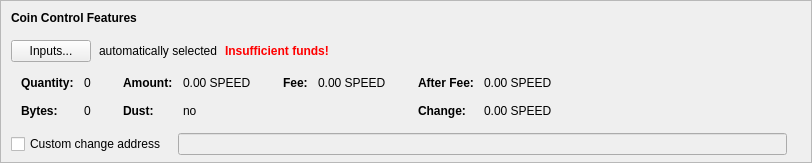
    <widget class="QFrame" name="frameCoinControl">
     <property name="sizePolicy">
      <sizepolicy hsizetype="Expanding" vsizetype="Expanding">
       <horstretch>0</horstretch>
       <verstretch>0</verstretch>
      </sizepolicy>
     </property>
     <property name="maximumSize">
      <size>
       <width>16777215</width>
       <height>16777215</height>
      </size>
     </property>
     <property name="frameShape">
      <enum>QFrame::StyledPanel</enum>
     </property>
     <property name="frameShadow">
      <enum>QFrame::Sunken</enum>
     </property>
     <layout class="QVBoxLayout" name="verticalLayoutCoinControl2">
      <property name="spacing">
       <number>0</number>
      </property>
      <property name="leftMargin">
       <number>0</number>
      </property>
      <property name="topMargin">
       <number>0</number>
      </property>
      <property name="rightMargin">
       <number>0</number>
      </property>
      <property name="bottomMargin">
       <number>6</number>
      </property>
      <item>
       <layout class="QVBoxLayout" name="verticalLayoutCoinControl" stretch="0,0,0,0,1">
        <property name="spacing">
         <number>0</number>
        </property>
        <property name="leftMargin">
         <number>10</number>
        </property>
        <property name="topMargin">
         <number>10</number>
        </property>
        <item>
         <layout class="QHBoxLayout" name="horizontalLayoutCoinControl1">
          <property name="bottomMargin">
           <number>15</number>
          </property>
          <item>
           <widget class="QLabel" name="labelCoinControlFeatures">
            <property name="sizePolicy">
             <sizepolicy hsizetype="Preferred" vsizetype="Maximum">
              <horstretch>0</horstretch>
              <verstretch>0</verstretch>
             </sizepolicy>
            </property>
            <property name="font">
             <font>
              <weight>75</weight>
              <bold>true</bold>
             </font>
            </property>
            <property name="styleSheet">
             <string notr="true">font-weight:bold;</string>
            </property>
            <property name="text">
             <string>Coin Control Features</string>
            </property>
           </widget>
          </item>
         </layout>
        </item>
        <item>
         <layout class="QHBoxLayout" name="horizontalLayoutCoinControl2" stretch="0,0,0,0">
          <property name="spacing">
           <number>8</number>
          </property>
          <property name="bottomMargin">
           <number>10</number>
          </property>
          <item>
           <widget class="QPushButton" name="pushButtonCoinControl">
            <property name="styleSheet">
             <string notr="true"/>
            </property>
            <property name="text">
             <string>Inputs...</string>
            </property>
            <property name="autoDefault">
             <bool>false</bool>
            </property>
           </widget>
          </item>
          <item>
           <widget class="QLabel" name="labelCoinControlAutomaticallySelected">
            <property name="text">
             <string>automatically selected</string>
            </property>
            <property name="margin">
             <number>5</number>
            </property>
           </widget>
          </item>
          <item>
           <widget class="QLabel" name="labelCoinControlInsuffFunds">
            <property name="font">
             <font>
              <weight>75</weight>
              <bold>true</bold>
             </font>
            </property>
            <property name="styleSheet">
             <string notr="true">color:red;font-weight:bold;</string>
            </property>
            <property name="text">
             <string>Insufficient funds!</string>
            </property>
            <property name="margin">
             <number>5</number>
            </property>
           </widget>
          </item>
          <item>
           <spacer name="horizontalSpacerCoinControl">
            <property name="orientation">
             <enum>Qt::Horizontal</enum>
            </property>
            <property name="sizeHint" stdset="0">
             <size>
              <width>40</width>
              <height>1</height>
             </size>
            </property>
           </spacer>
          </item>
         </layout>
        </item>
        <item>
         <widget class="QWidget" name="widgetCoinControl" native="true">
          <property name="sizePolicy">
           <sizepolicy hsizetype="Preferred" vsizetype="Preferred">
            <horstretch>0</horstretch>
            <verstretch>0</verstretch>
           </sizepolicy>
          </property>
          <property name="minimumSize">
           <size>
            <width>0</width>
            <height>0</height>
           </size>
          </property>
          <property name="styleSheet">
           <string notr="true"/>
          </property>
          <layout class="QHBoxLayout" name="horizontalLayoutCoinControl5">
           <property name="leftMargin">
            <number>0</number>
           </property>
           <property name="topMargin">
            <number>0</number>
           </property>
           <property name="rightMargin">
            <number>0</number>
           </property>
           <property name="bottomMargin">
            <number>0</number>
           </property>
           <item>
            <layout class="QHBoxLayout" name="horizontalLayoutCoinControl3" stretch="0,0,0,1">
             <property name="spacing">
              <number>20</number>
             </property>
             <property name="topMargin">
              <number>0</number>
             </property>
             <property name="bottomMargin">
              <number>10</number>
             </property>
             <item>
              <layout class="QFormLayout" name="formLayoutCoinControl1">
               <property name="horizontalSpacing">
                <number>10</number>
               </property>
               <property name="verticalSpacing">
                <number>14</number>
               </property>
               <property name="leftMargin">
                <number>10</number>
               </property>
               <property name="topMargin">
                <number>4</number>
               </property>
               <property name="rightMargin">
                <number>6</number>
               </property>
               <item row="0" column="0">
                <widget class="QLabel" name="labelCoinControlQuantityText">
                 <property name="font">
                  <font>
                   <weight>75</weight>
                   <bold>true</bold>
                  </font>
                 </property>
                 <property name="text">
                  <string>Quantity:</string>
                 </property>
                 <property name="margin">
                  <number>0</number>
                 </property>
                </widget>
               </item>
               <item row="0" column="1">
                <widget class="QLabel" name="labelCoinControlQuantity">
                 <property name="cursor">
                  <cursorShape>IBeamCursor</cursorShape>
                 </property>
                 <property name="contextMenuPolicy">
                  <enum>Qt::ActionsContextMenu</enum>
                 </property>
                 <property name="text">
                  <string notr="true">0</string>
                 </property>
                 <property name="margin">
                  <number>0</number>
                 </property>
                 <property name="textInteractionFlags">
                  <set>Qt::LinksAccessibleByMouse|Qt::TextSelectableByKeyboard|Qt::TextSelectableByMouse</set>
                 </property>
                </widget>
               </item>
               <item row="1" column="0">
                <widget class="QLabel" name="labelCoinControlBytesText">
                 <property name="font">
                  <font>
                   <weight>75</weight>
                   <bold>true</bold>
                  </font>
                 </property>
                 <property name="text">
                  <string>Bytes:</string>
                 </property>
                </widget>
               </item>
               <item row="1" column="1">
                <widget class="QLabel" name="labelCoinControlBytes">
                 <property name="cursor">
                  <cursorShape>IBeamCursor</cursorShape>
                 </property>
                 <property name="contextMenuPolicy">
                  <enum>Qt::ActionsContextMenu</enum>
                 </property>
                 <property name="text">
                  <string notr="true">0</string>
                 </property>
                 <property name="textInteractionFlags">
                  <set>Qt::LinksAccessibleByMouse|Qt::TextSelectableByKeyboard|Qt::TextSelectableByMouse</set>
                 </property>
                </widget>
               </item>
              </layout>
             </item>
             <item>
              <layout class="QFormLayout" name="formLayoutCoinControl2">
               <property name="horizontalSpacing">
                <number>10</number>
               </property>
               <property name="verticalSpacing">
                <number>14</number>
               </property>
               <property name="leftMargin">
                <number>6</number>
               </property>
               <property name="topMargin">
                <number>4</number>
               </property>
               <property name="rightMargin">
                <number>6</number>
               </property>
               <item row="0" column="0">
                <widget class="QLabel" name="labelCoinControlAmountText">
                 <property name="font">
                  <font>
                   <weight>75</weight>
                   <bold>true</bold>
                  </font>
                 </property>
                 <property name="text">
                  <string>Amount:</string>
                 </property>
                 <property name="margin">
                  <number>0</number>
                 </property>
                </widget>
               </item>
               <item row="0" column="1">
                <widget class="QLabel" name="labelCoinControlAmount">
                 <property name="cursor">
                  <cursorShape>IBeamCursor</cursorShape>
                 </property>
                 <property name="contextMenuPolicy">
                  <enum>Qt::ActionsContextMenu</enum>
                 </property>
                 <property name="text">
                  <string notr="true">0.00 SPEED</string>
                 </property>
                 <property name="textInteractionFlags">
                  <set>Qt::LinksAccessibleByMouse|Qt::TextSelectableByKeyboard|Qt::TextSelectableByMouse</set>
                 </property>
                </widget>
               </item>
               <item row="1" column="0">
                <widget class="QLabel" name="labelCoinControlLowOutputText">
                 <property name="font">
                  <font>
                   <weight>75</weight>
                   <bold>true</bold>
                  </font>
                 </property>
                 <property name="text">
                  <string>Dust:</string>
                 </property>
                </widget>
               </item>
               <item row="1" column="1">
                <widget class="QLabel" name="labelCoinControlLowOutput">
                 <property name="cursor">
                  <cursorShape>IBeamCursor</cursorShape>
                 </property>
                 <property name="contextMenuPolicy">
                  <enum>Qt::ActionsContextMenu</enum>
                 </property>
                 <property name="text">
                  <string notr="true">no</string>
                 </property>
                 <property name="textInteractionFlags">
                  <set>Qt::LinksAccessibleByMouse|Qt::TextSelectableByKeyboard|Qt::TextSelectableByMouse</set>
                 </property>
                </widget>
               </item>
              </layout>
             </item>
             <item>
              <layout class="QFormLayout" name="formLayoutCoinControl3">
               <property name="horizontalSpacing">
                <number>10</number>
               </property>
               <property name="verticalSpacing">
                <number>14</number>
               </property>
               <property name="leftMargin">
                <number>6</number>
               </property>
               <property name="topMargin">
                <number>4</number>
               </property>
               <property name="rightMargin">
                <number>6</number>
               </property>
               <item row="0" column="0">
                <widget class="QLabel" name="labelCoinControlFeeText">
                 <property name="font">
                  <font>
                   <weight>75</weight>
                   <bold>true</bold>
                  </font>
                 </property>
                 <property name="text">
                  <string>Fee:</string>
                 </property>
                 <property name="margin">
                  <number>0</number>
                 </property>
                </widget>
               </item>
               <item row="0" column="1">
                <widget class="QLabel" name="labelCoinControlFee">
                 <property name="cursor">
                  <cursorShape>IBeamCursor</cursorShape>
                 </property>
                 <property name="contextMenuPolicy">
                  <enum>Qt::ActionsContextMenu</enum>
                 </property>
                 <property name="text">
                  <string notr="true">0.00 SPEED</string>
                 </property>
                 <property name="textInteractionFlags">
                  <set>Qt::LinksAccessibleByMouse|Qt::TextSelectableByKeyboard|Qt::TextSelectableByMouse</set>
                 </property>
                </widget>
               </item>
             </layout>
             </item>
             <item>
              <layout class="QFormLayout" name="formLayoutCoinControl4">
               <property name="horizontalSpacing">
                <number>10</number>
               </property>
               <property name="verticalSpacing">
                <number>14</number>
               </property>
               <property name="leftMargin">
                <number>6</number>
               </property>
               <property name="topMargin">
                <number>4</number>
               </property>
               <property name="rightMargin">
                <number>6</number>
               </property>
               <item row="0" column="0">
                <widget class="QLabel" name="labelCoinControlAfterFeeText">
                 <property name="font">
                  <font>
                   <weight>75</weight>
                   <bold>true</bold>
                  </font>
                 </property>
                 <property name="text">
                  <string>After Fee:</string>
                 </property>
                 <property name="margin">
                  <number>0</number>
                 </property>
                </widget>
               </item>
               <item row="0" column="1">
                <widget class="QLabel" name="labelCoinControlAfterFee">
                 <property name="cursor">
                  <cursorShape>IBeamCursor</cursorShape>
                 </property>
                 <property name="contextMenuPolicy">
                  <enum>Qt::ActionsContextMenu</enum>
                 </property>
                 <property name="text">
                  <string notr="true">0.00 SPEED</string>
                 </property>
                 <property name="textInteractionFlags">
                  <set>Qt::LinksAccessibleByMouse|Qt::TextSelectableByKeyboard|Qt::TextSelectableByMouse</set>
                 </property>
                </widget>
               </item>
               <item row="1" column="0">
                <widget class="QLabel" name="labelCoinControlChangeText">
                 <property name="font">
                  <font>
                   <weight>75</weight>
                   <bold>true</bold>
                  </font>
                 </property>
                 <property name="text">
                  <string>Change:</string>
                 </property>
                </widget>
               </item>
               <item row="1" column="1">
                <widget class="QLabel" name="labelCoinControlChange">
                 <property name="cursor">
                  <cursorShape>IBeamCursor</cursorShape>
                 </property>
                 <property name="contextMenuPolicy">
                  <enum>Qt::ActionsContextMenu</enum>
                 </property>
                 <property name="text">
                  <string notr="true">0.00 SPEED</string>
                 </property>
                 <property name="textInteractionFlags">
                  <set>Qt::LinksAccessibleByMouse|Qt::TextSelectableByKeyboard|Qt::TextSelectableByMouse</set>
                 </property>
                </widget>
               </item>
              </layout>
             </item>
            </layout>
           </item>
          </layout>
         </widget>
        </item>
        <item>
         <layout class="QHBoxLayout" name="horizontalLayoutCoinControl4" stretch="0,0,0">
          <property name="spacing">
           <number>12</number>
          </property>
          <property name="sizeConstraint">
           <enum>QLayout::SetDefaultConstraint</enum>
          </property>
          <property name="topMargin">
           <number>5</number>
          </property>
          <property name="rightMargin">
           <number>5</number>
          </property>
          <item>
           <widget class="QCheckBox" name="checkBoxCoinControlChange">
            <property name="toolTip">
             <string>If this is activated, but the change address is empty or invalid, change will be sent to a newly generated address.</string>
            </property>
            <property name="text">
             <string>Custom change address</string>
            </property>
           </widget>
          </item>
          <item>
           <widget class="QValidatedLineEdit" name="lineEditCoinControlChange">
            <property name="enabled">
             <bool>false</bool>
            </property>
            <property name="sizePolicy">
             <sizepolicy hsizetype="Expanding" vsizetype="Fixed">
              <horstretch>0</horstretch>
              <verstretch>0</verstretch>
             </sizepolicy>
            </property>
           </widget>
          </item>
          <item>
           <widget class="QLabel" name="labelCoinControlChangeLabel">
            <property name="sizePolicy">
             <sizepolicy hsizetype="Preferred" vsizetype="Expanding">
              <horstretch>0</horstretch>
              <verstretch>0</verstretch>
             </sizepolicy>
            </property>
            <property name="minimumSize">
             <size>
              <width>0</width>
              <height>0</height>
             </size>
            </property>
            <property name="text">
             <string/>
            </property>
            <property name="margin">
             <number>3</number>
            </property>
           </widget>
          </item>
         </layout>
        </item>
        <item>
         <spacer name="verticalSpacerCoinControl">
          <property name="orientation">
           <enum>Qt::Vertical</enum>
          </property>
          <property name="sizeHint" stdset="0">
           <size>
            <width>800</width>
            <height>1</height>
           </size>
          </property>
         </spacer>
        </item>
       </layout>
      </item>
     </layout>
    </widget>
